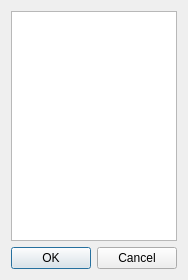
<?xml version="1.0" encoding="UTF-8"?>
<ui version="4.0">
 <class>customTabsDialog</class>
 <widget class="QDialog" name="customTabsDialog">
  <property name="geometry">
   <rect>
    <x>0</x>
    <y>0</y>
    <width>188</width>
    <height>280</height>
   </rect>
  </property>
  <property name="windowTitle">
   <string>Meggie - Custom tabs</string>
  </property>
  <layout class="QGridLayout" name="gridLayout">
   <item row="1" column="0">
    <widget class="QDialogButtonBox" name="buttonBox">
     <property name="orientation">
      <enum>Qt::Horizontal</enum>
     </property>
     <property name="standardButtons">
      <set>QDialogButtonBox::Cancel|QDialogButtonBox::Ok</set>
     </property>
    </widget>
   </item>
   <item row="0" column="0">
    <widget class="QListWidget" name="listWidgetTabs">
     <property name="dragDropMode">
      <enum>QAbstractItemView::InternalMove</enum>
     </property>
     <property name="defaultDropAction">
      <enum>Qt::IgnoreAction</enum>
     </property>
     <property name="selectionMode">
      <enum>QAbstractItemView::MultiSelection</enum>
     </property>
    </widget>
   </item>
  </layout>
 </widget>
 <resources/>
 <connections>
  <connection>
   <sender>buttonBox</sender>
   <signal>accepted()</signal>
   <receiver>customTabsDialog</receiver>
   <slot>accept()</slot>
   <hints>
    <hint type="sourcelabel">
     <x>248</x>
     <y>254</y>
    </hint>
    <hint type="destinationlabel">
     <x>157</x>
     <y>274</y>
    </hint>
   </hints>
  </connection>
  <connection>
   <sender>buttonBox</sender>
   <signal>rejected()</signal>
   <receiver>customTabsDialog</receiver>
   <slot>reject()</slot>
   <hints>
    <hint type="sourcelabel">
     <x>316</x>
     <y>260</y>
    </hint>
    <hint type="destinationlabel">
     <x>286</x>
     <y>274</y>
    </hint>
   </hints>
  </connection>
 </connections>
</ui>
